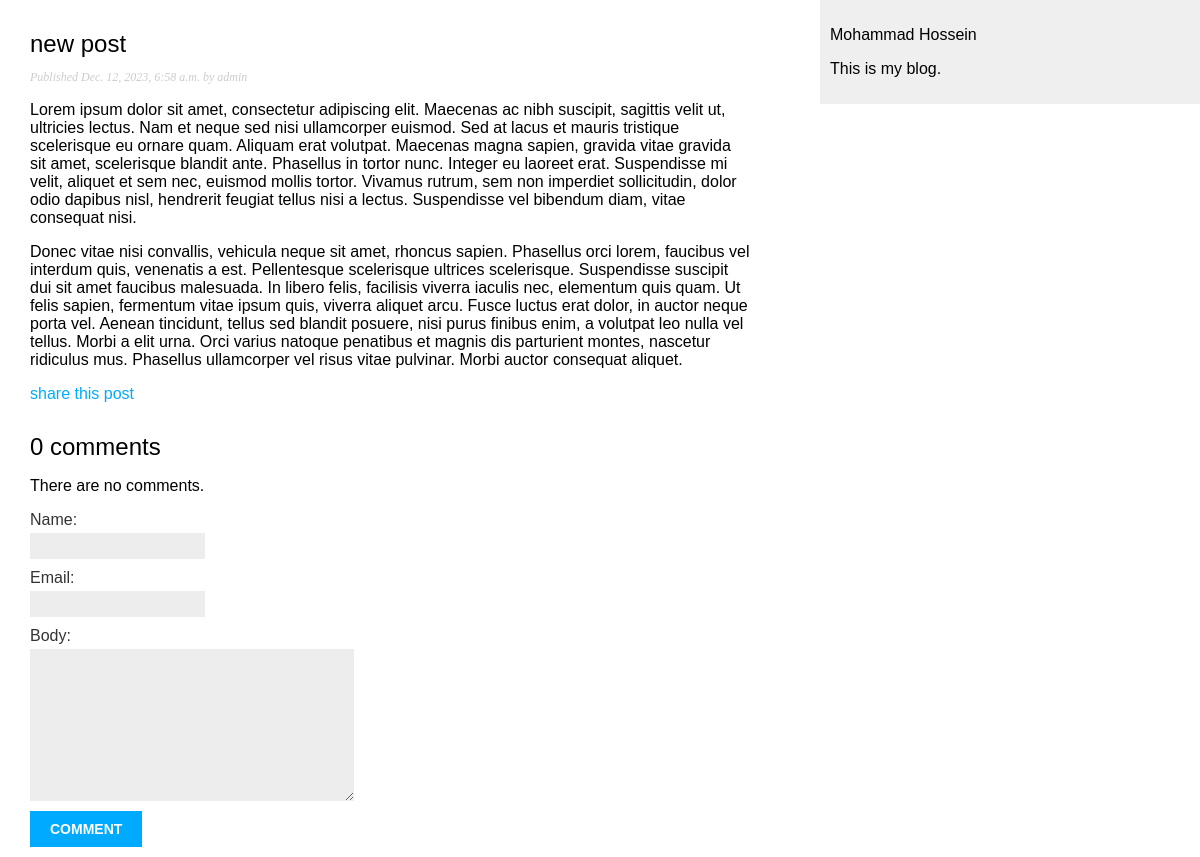
The app's page /blog/2023/12/12/new-post/ with its own data.
### blog/models.py (models this page shows, shortened)
class Post(models.Model):
    class Status(models.TextChoices):
        DRAFT = "DF", "Draft"
        PUBLISHED = "PB", "Published"
    title = models.CharField(max_length=250)
    slug = models.SlugField(max_length=250, unique_for_date='publish')
    author = models.ForeignKey(User, on_delete=models.CASCADE, related_name='posts')
    body = models.TextField()
    publish = models.DateTimeField(default=timezone.now)
    created = models.DateTimeField(auto_now_add=True)
    updated = models.DateTimeField(auto_now=True)
    status = models.CharField(max_length=2, choices=Status.choices, default=Status.DRAFT)
    objects = models.Manager()
    published = PublishedManager()
    class Meta:
        ordering = ['-publish']
        indexes = [
            models.Index(fields=['-publish']),
        ]

### blog/views.py (the view)
# urls.py: path('<int:year>/<int:month>/<int:day>/<slug:post>/', PostDetailView.as_view(), name='post_detail'),
class PostDetailView(DetailView):
    model = Post
    template_name = 'blog/post/post_detail.html'
    def get_object(self):
        post = get_object_or_404(Post, publish__year=self.kwargs['year'], publish__month=self.kwargs['month'],
                                 publish__day=self.kwargs['day'], slug=self.kwargs['post'],
                                 status=Post.Status.PUBLISHED)
        return post
    def get_context_data(self, **kwargs):
        context = super().get_context_data()
        context['comments'] = self.get_object().comments.filter(active=True)
        context['form'] = CommentForm()
        return context

### blog/forms.py
class CommentForm(forms.ModelForm):
    class Meta:
        model = Comment
        fields = ['name', 'email', 'body']

### blog/templates/blog/post/post_detail.html (shortened to what this page needs)
{% extends 'blog/base.html' %}
{% block content %}
    <h2>{{ post.title }}</h2>
    <p class="date">
        Published {{ post.publish }} by {{ post.author }}
    </p>
    {{ post.body|linebreaks }}
    <p>
        <a href="{% url 'blog:post_share' post_id=post.id %}">share this post</a>
    </p>
    {% with comments.count as total_comments %}
        <h2>
            {{ total_comments }} comment{{ total_comments|pluralize }}
        </h2>
    {% endwith %}
    {% for comment in comments %}
        <div class="comment">
            <p class="info">
                Comment {{ forloop.counter }} by {{ comment.name }}
                {{ comment.created }}
            </p>
            {{ comment.body|linebreaks }}
        </div>
    {% empty %}
        <p>There are no comments.</p>
    {% endfor %}
    {% include 'blog/post/includes/comment_form.html' %}
{% endblock %}

### blog/static/blog/css/blog.css (style rules this page uses)
body { margin: 0; padding: 0; font-family: helvetica, sans-serif; }
a { color: #00abff; text-decoration: none; }
h2 { font-weight: normal; margin: 30px 0 0; }
p.date { color: #ccc; font-family: georgia, serif; font-size: 12px; font-style: italic; }
label { float: left; clear: both; color: #333; margin-bottom: 4px; }
input, textarea { clear: both; float: left; margin: 0 0 10px; background: #ededed; border: 0; padding: 6px 10px; font-size: 12px; }

### records on screen
Post: title "new post", publish "Dec. 12, 2023, 6:58 a.m.", author "admin", body "Lorem ipsum dolor sit amet, consectetur adipiscing elit. Maecenas ac nibh suscipit, sagittis velit ut, ultricies lectus. Nam et neque sed nisi ullamcorper euismod. Sed at lacus et mauris tristique scelerisque eu ornare quam. Aliquam erat volutpat. Maecenas magna sapien, gravida vitae gravida sit amet, scelerisque blandit ante. Phasellus in tortor nunc. Integer eu laoreet erat. Suspendisse mi velit, aliquet et sem nec, euismod mollis tortor. Vivamus rutrum, sem non imperdiet sollicitudin, dolor odio dapibus nisl, hendrerit feugiat tellus nisi a lectus. Suspendisse vel bibendum diam, vitae consequat nisi. Donec vitae nisi convallis, vehicula neque sit amet, rhoncus sapien. Phasellus orci…"

### other values on screen
{{ total_comments }} "0"
